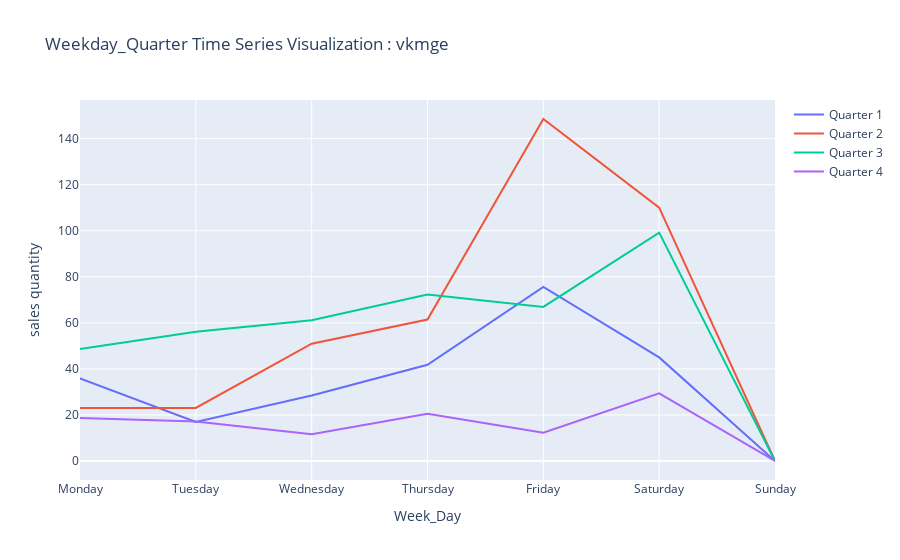

Notebook code cell kept with this figure:
### Markdown cell above
### Analysis Results:
We can see the sales quantity is gradually increased from Mon - Fri

### Code cell
vis.vis_quarter_w_day(data_season,"vkmge")

### Figure 1 — Plotly figure (JSON) as saved in the notebook; plotly's stock layout.template omitted (floating-point values rounded to 4 significant figures)
{"data": [{"mode": "lines", "name": "Quarter 1", "type": "scatter", "x": ["Monday", "Tuesday", "Wednesday", "Thursday", "Friday", "Saturday", "Sunday"], "y": [35.9, 16.95, 28.48, 41.82, 75.59, 45, 0]}, {"mode": "lines", "name": "Quarter 2", "type": "scatter", "x": ["Monday", "Tuesday", "Wednesday", "Thursday", "Friday", "Saturday", "Sunday"], "y": [23.04, 23.04, 50.92, 61.46, 148.5, 110.0, 0]}, {"mode": "lines", "name": "Quarter 3", "type": "scatter", "x": ["Monday", "Tuesday", "Wednesday", "Thursday", "Friday", "Saturday", "Sunday"], "y": [48.59, 56.12, 61.15, 72.27, 66.92, 99.19, 0]}, {"mode": "lines", "name": "Quarter 4", "type": "scatter", "x": ["Monday", "Tuesday", "Wednesday", "Thursday", "Friday", "Saturday", "Sunday"], "y": [18.65, 17.14, 11.59, 20.55, 12.32, 29.41, 0]}], "layout": {"title": {"text": "Weekday_Quarter Time Series Visualization : vkmge"}, "xaxis": {"title": {"text": "Week_Day"}}, "yaxis": {"title": {"text": "sales quantity"}}}}
